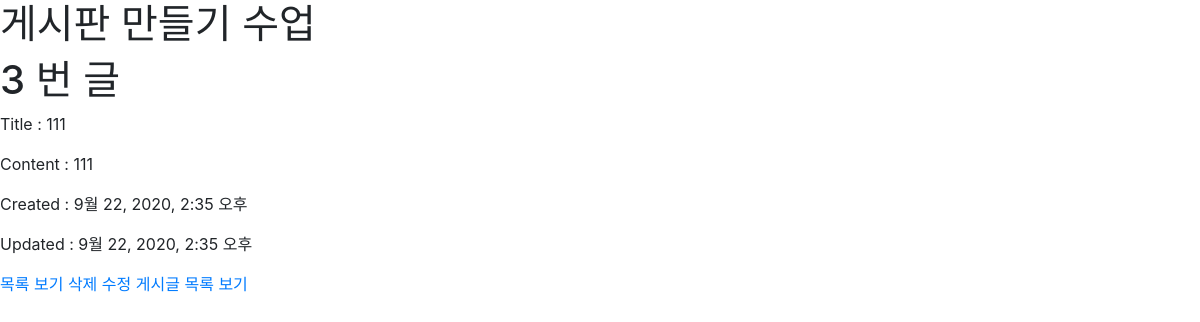
The app's page /articles/3/ with its own data.
### articles/models.py (models this page shows)
class Article(models.Model):
    title = models.CharField(max_length = 150)
    content = models.TextField()
    created_at = models.DateTimeField(auto_now_add=True)
    updated_at = models.DateTimeField(auto_now=True)

### articles/views.py (the view)
# urls.py: path('<int:pk>/', views.detail, name='detail'),
def detail(request, pk):
    article = get_object_or_404(Article, pk=pk)
    context = {
        'article' : article
    }
    return render(request, 'articles/detail.html', context)

### articles/templates/articles/detail.html
{% extends 'base.html' %}
{% block body %}
    <h1>{{ article.pk }} 번 글</h1>
    <p>Title : {{ article.title }} </p>
    <p>Content : {{article.content}}</p>
    <p>Created : {{article.created_at}}</p>
    <p>Updated : {{article.updated_at}}</p>
    <a href="/articles/">목록 보기 </a>
    <a href="{% url 'articles:delete' article.pk %}">삭제</a>
    <a href="{% url 'articles:edit' article.pk %}">수정</a>
{% endblock %}

### records on screen
Article: pk "3", title "111", content "111", created_at "9월 22, 2020, 2:35 오후", updated_at "9월 22, 2020, 2:35 오후"
